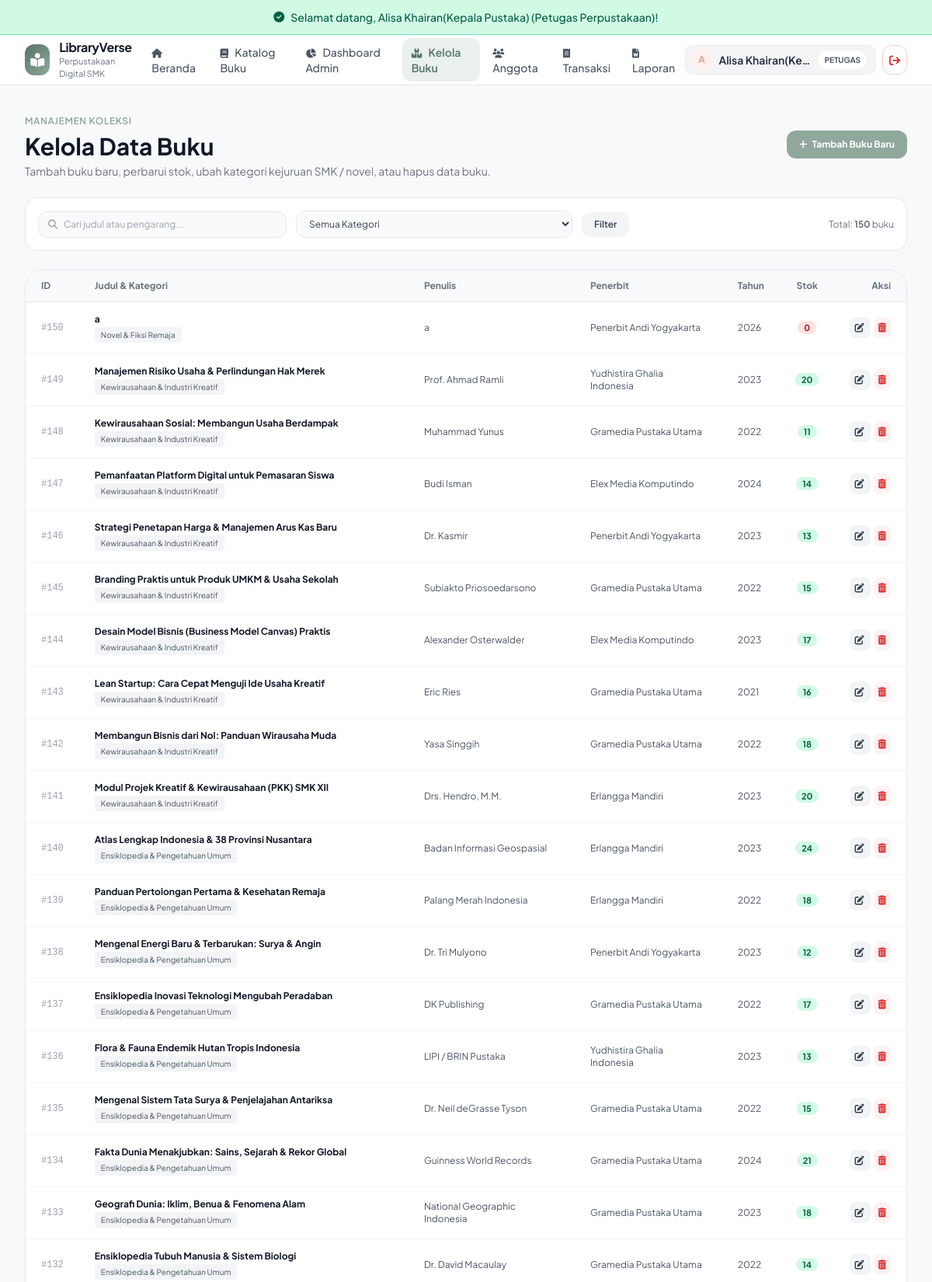
Screenshot of /index.php?c=buku&a=index (signed in, upper part) with the database file from the repository.
### tables this page shows
CREATE TABLE `buku` (
  `id_buku` int(11) NOT NULL,
  `judul` varchar(150) NOT NULL,
  `penulis` varchar(80) NOT NULL,
  `id_kategori` int(11) NOT NULL,
  `id_penerbit` int(11) NOT NULL,
  `tahun_terbit` year(4) NOT NULL,
  `stok` int(5) NOT NULL DEFAULT 0,
  `gambar` varchar(100) DEFAULT NULL
);

CREATE TABLE `kategori` (
  `id_kategori` int(11) NOT NULL,
  `nama_kategori` varchar(60) NOT NULL
);

CREATE TABLE `penerbit` (
  `id_penerbit` int(11) NOT NULL,
  `nama_penerbit` varchar(60) NOT NULL,
  `alamat` varchar(150) DEFAULT NULL,
  `telepon` varchar(20) DEFAULT NULL
);

### controller/BukuController.php (called while the page is built, shortened)
<?php
require_once __DIR__ . '/../model/Buku.php';
class BukuController extends Controller {
    public function index() {
        $bukuModel = new Buku();
        $search = trim($_GET['q'] ?? '');
        $kategoriId = !empty($_GET['kategori']) ? (int)$_GET['kategori'] : null;
        $books = $bukuModel->getAllWithDetails($search, $kategoriId);
        $kategoriModel = new Kategori();
        $categories = $kategoriModel->getAll();
        $data = [
            'pageTitle' => 'Kelola Koleksi Buku',
            'books' => $books,
            'categories' => $categories,
            'search' => $search,
            'selectedKategori' => $kategoriId
        ];
        $this->view('admin/buku/index', $data);
    }
}
?>

### config/Database.php (called while the page is built, shortened)
<?php
class Database {
    private $host = "sql103.infinityfree.com";
    private $user = "if0_42759950";
    private $pass = "N4VhNZeZ2y";
    private $dbname = "if0_42759950_xii_rpl_1_alisa_paket4";
    private $charset = "utf8mb4";
    private static $instance = null;
    private $dbh;
    private function __construct() {
        $dsn = "mysql:host=" . $this->host . ";dbname=" . $this->dbname . ";charset=" . $this->charset;
        $options = [
            PDO::ATTR_PERSISTENT => true,
            PDO::ATTR_ERRMODE => PDO::ERRMODE_EXCEPTION,
            PDO::ATTR_DEFAULT_FETCH_MODE => PDO::FETCH_ASSOC,
            PDO::ATTR_EMULATE_PREPARES => false,
        ];
        try {
            $this->dbh = new PDO($dsn, $this->user, $this->pass, $options);
        } catch (PDOException $e) {
            $this->error = $e->getMessage();
            die("Koneksi Database Gagal: " . $this->error . "<br>Pastikan database <b>xii_rpl_1_alisa_paket4</b> sudah di-import di phpMyAdmin!");
        }
    }
    public static function getInstance() {
        if (self::$instance === null) {
            self::$instance = new self();
        }
        return self::$instance;
    }
    public function getConnection() {
        return $this->dbh;
    }
}
?>

### model/Model.php (called while the page is built, shortened)
<?php
require_once __DIR__ . '/../config/Database.php';
abstract class Model {
    public function __construct() {
        $this->db = Database::getInstance()->getConnection();
    }
}

### model/Buku.php (called while the page is built, shortened)
<?php
require_once __DIR__ . '/Model.php';
class Buku extends Model {
    public function getAllWithDetails($search = '', $kategoriId = null) {
        $sql = "SELECT b.*, k.nama_kategori, p.nama_penerbit
                FROM buku b
                LEFT JOIN kategori k ON b.id_kategori = k.id_kategori
                LEFT JOIN penerbit p ON b.id_penerbit = p.id_penerbit
                WHERE 1=1";
        $params = [];
        $sql .= " ORDER BY b.id_buku DESC";
        $stmt = $this->db->prepare($sql);
        $stmt->execute($params);
        return $stmt->fetchAll();
    }
}
?>

### view/admin/buku/index.php (the view, shortened to what this page needs)
<div class="max-w-7xl mx-auto px-4 sm:px-6 lg:px-8 py-8 space-y-6">
    <div class="flex flex-col sm:flex-row sm:items-center justify-between gap-4">
        <div>
            <span class="text-xs font-semibold text-[#8FA89B] uppercase tracking-wider">Manajemen Koleksi</span>
            <h1 class="text-2xl sm:text-3xl font-bold text-gray-900 mt-1">Kelola Data Buku</h1>
            <p class="text-xs sm:text-sm text-gray-500 mt-1">
                Tambah buku baru, perbarui stok, ubah kategori kejuruan SMK / novel, atau hapus data buku.
            </p>
        </div>
        <a href="index.php?c=buku&a=tambah" class="px-4 py-2.5 rounded-xl bg-[#8FA89B] hover:bg-[#789687] text-white text-xs font-bold transition flex items-center gap-1.5 shadow-xs self-start sm:self-auto">
            <i class="fa-solid fa-plus"></i> Tambah Buku Baru
        </a>
    </div>
    <div class="bg-white rounded-2xl p-4 border border-gray-200 shadow-xs flex flex-col md:flex-row md:items-center justify-between gap-4">
        <form action="index.php" method="GET" class="flex-grow flex flex-col sm:flex-row items-center gap-3">
            <div class="w-full sm:w-80 flex items-center px-3 py-2 rounded-xl bg-gray-50 border border-gray-200 focus-within:bg-white focus-within:border-[#8FA89B] text-xs">
                <i class="fa-solid fa-magnifying-glass text-gray-400 mr-2"></i>
                <input type="text" name="q" value="<?= htmlspecialchars($search) ?>" placeholder="Cari judul atau pengarang..." class="w-full bg-transparent border-none focus:outline-none">
            </div>
            <select name="kategori" onchange="this.form.submit()" class="w-full sm:w-auto px-3 py-2 rounded-xl bg-gray-50 border border-gray-200 text-xs text-gray-700 focus:outline-none">
                <option value="">Semua Kategori</option>
            </select>
            <button type="submit" class="w-full sm:w-auto px-4 py-2 rounded-xl bg-gray-100 hover:bg-gray-200 text-gray-700 text-xs font-semibold transition">
                Filter
            </button>
        </form>
        <span class="text-xs text-gray-500 shrink-0">
            Total: <strong><?= count($books) ?></strong> buku
        </span>
    </div>
    <div class="bg-white rounded-3xl border border-gray-200 overflow-hidden shadow-xs">
        <div class="overflow-x-auto">
            <table class="w-full text-left text-xs text-gray-600">
                <thead class="bg-gray-50 text-gray-500 font-semibold border-b border-gray-200">
                    <tr>
                        <th class="px-5 py-3">ID</th>
                        <th class="px-5 py-3">Judul & Kategori</th>
                        <th class="px-5 py-3">Penulis</th>
                        <th class="px-5 py-3">Penerbit</th>
                        <th class="px-5 py-3">Tahun</th>
                        <th class="px-5 py-3 text-center">Stok</th>
                        <th class="px-5 py-3 text-right">Aksi</th>
                    </tr>
                </thead>
                <tbody class="divide-y divide-gray-100">
                    <?php if (empty($books)): ?>
                        <tr>
                            <td colspan="7" class="px-5 py-8 text-center text-gray-400">Tidak ada data buku yang sesuai.</td>
                        </tr>
                    <?php else: ?>
                        <?php foreach ($books as $b): ?>
                            <tr class="hover:bg-gray-50/50 transition">
                                <td class="px-5 py-3.5 font-mono text-gray-400">#<?= $b['id_buku'] ?></td>
                                <td class="px-5 py-3.5">
                                    <strong class="text-gray-900 block text-xs"><?= htmlspecialchars($b['judul']) ?></strong>
                                    <span class="inline-block mt-0.5 px-2 py-0.5 rounded bg-gray-100 text-gray-600 text-[10px]">
                                        <?= htmlspecialchars($b['nama_kategori'] ?? 'Umum') ?>
                                    </span>
                                </td>
                                <td class="px-5 py-3.5"><?= htmlspecialchars($b['penulis']) ?></td>
                                <td class="px-5 py-3.5"><?= htmlspecialchars($b['nama_penerbit'] ?? '-') ?></td>
                                <td class="px-5 py-3.5"><?= $b['tahun_terbit'] ?></td>
                                <td class="px-5 py-3.5 text-center">
                                    <span class="px-2 py-0.5 rounded-full text-[11px] font-bold <?= $b['stok'] > 0 ? 'bg-emerald-100 text-emerald-800' : 'bg-red-100 text-red-800' ?>">
                                        <?= $b['stok'] ?>
                                    </span>
                                </td>
                                <td class="px-5 py-3.5 text-right space-x-1 whitespace-nowrap">
                                    <a href="index.php?c=buku&a=edit&id=<?= $b['id_buku'] ?>" class="p-1.5 rounded-lg bg-gray-100 hover:bg-gray-200 text-gray-700 transition" title="Edit Buku">
                                        <i class="fa-solid fa-pen-to-square"></i>
                                    </a>
                                    <a href="index.php?c=buku&a=hapus&id=<?= $b['id_buku'] ?>" onclick="return confirm('Apakah Anda yakin ingin menghapus buku ini?');" class="p-1.5 rounded-lg bg-red-50 hover:bg-red-100 text-red-600 transition" title="Hapus Buku">
                                        <i class="fa-solid fa-trash-can"></i>
                                    </a>
                                </td>
                            </tr>
                        <?php endforeach; ?>
                    <?php endif; ?>
                </tbody>
            </table>
        </div>
    </div>
</div>

### view/templates/header.php (style rules this page uses)
body { font-family: 'Plus Jakarta Sans', sans-serif; background-color: #F8F9FA; color: #2D3748; }

### rows the page displays
buku: id_buku "150", judul "a", id_kategori.nama_kategori "Novel & Fiksi Remaja", penulis "a", id_penerbit.nama_penerbit "Penerbit Andi Yogyakarta", tahun_terbit "2026", stok "0"
buku: id_buku "149", judul "Manajemen Risiko Usaha & Perlindungan Hak Merek", id_kategori.nama_kategori "Kewirausahaan & Industri Kreatif", penulis "Prof. Ahmad Ramli", id_penerbit.nama_penerbit "Yudhistira Ghalia Indonesia", tahun_terbit "2023", stok "20"
buku: id_buku "148", judul "Kewirausahaan Sosial: Membangun Usaha Berdampak", id_kategori.nama_kategori "Kewirausahaan & Industri Kreatif", penulis "Muhammad Yunus", id_penerbit.nama_penerbit "Gramedia Pustaka Utama", tahun_terbit "2022", stok "11"
buku: id_buku "147", judul "Pemanfaatan Platform Digital untuk Pemasaran Siswa", id_kategori.nama_kategori "Kewirausahaan & Industri Kreatif", penulis "Budi Isman", id_penerbit.nama_penerbit "Elex Media Komputindo", tahun_terbit "2024", stok "14"
buku: id_buku "146", judul "Strategi Penetapan Harga & Manajemen Arus Kas Baru", id_kategori.nama_kategori "Kewirausahaan & Industri Kreatif", penulis "Dr. Kasmir", id_penerbit.nama_penerbit "Penerbit Andi Yogyakarta", tahun_terbit "2023", stok "13"
buku: id_buku "145", judul "Branding Praktis untuk Produk UMKM & Usaha Sekolah", id_kategori.nama_kategori "Kewirausahaan & Industri Kreatif", penulis "Subiakto Priosoedarsono", id_penerbit.nama_penerbit "Gramedia Pustaka Utama", tahun_terbit "2022", stok "15"
buku: id_buku "144", judul "Desain Model Bisnis (Business Model Canvas) Praktis", id_kategori.nama_kategori "Kewirausahaan & Industri Kreatif", penulis "Alexander Osterwalder", id_penerbit.nama_penerbit "Elex Media Komputindo", tahun_terbit "2023", stok "17"
buku: id_buku "143", judul "Lean Startup: Cara Cepat Menguji Ide Usaha Kreatif", id_kategori.nama_kategori "Kewirausahaan & Industri Kreatif", penulis "Eric Ries", id_penerbit.nama_penerbit "Gramedia Pustaka Utama", tahun_terbit "2021", stok "16"
buku: id_buku "142", judul "Membangun Bisnis dari Nol: Panduan Wirausaha Muda", id_kategori.nama_kategori "Kewirausahaan & Industri Kreatif", penulis "Yasa Singgih", id_penerbit.nama_penerbit "Gramedia Pustaka Utama", tahun_terbit "2022", stok "18"
buku: id_buku "141", judul "Modul Projek Kreatif & Kewirausahaan (PKK) SMK XII", id_kategori.nama_kategori "Kewirausahaan & Industri Kreatif", penulis "Drs. Hendro, M.M.", id_penerbit.nama_penerbit "Erlangga Mandiri", tahun_terbit "2023", stok "20"
buku: id_buku "140", judul "Atlas Lengkap Indonesia & 38 Provinsi Nusantara", id_kategori.nama_kategori "Ensiklopedia & Pengetahuan Umum", penulis "Badan Informasi Geospasial", id_penerbit.nama_penerbit "Erlangga Mandiri", tahun_terbit "2023", stok "24"
buku: id_buku "139", judul "Panduan Pertolongan Pertama & Kesehatan Remaja", id_kategori.nama_kategori "Ensiklopedia & Pengetahuan Umum", penulis "Palang Merah Indonesia", id_penerbit.nama_penerbit "Erlangga Mandiri", tahun_terbit "2022", stok "18"
buku: id_buku "138", judul "Mengenal Energi Baru & Terbarukan: Surya & Angin", id_kategori.nama_kategori "Ensiklopedia & Pengetahuan Umum", penulis "Dr. Tri Mulyono", id_penerbit.nama_penerbit "Penerbit Andi Yogyakarta", tahun_terbit "2023", stok "12"
buku: id_buku "137", judul "Ensiklopedia Inovasi Teknologi Mengubah Peradaban", id_kategori.nama_kategori "Ensiklopedia & Pengetahuan Umum", penulis "DK Publishing", id_penerbit.nama_penerbit "Gramedia Pustaka Utama", tahun_terbit "2022", stok "17"
buku: id_buku "136", judul "Flora & Fauna Endemik Hutan Tropis Indonesia", id_kategori.nama_kategori "Ensiklopedia & Pengetahuan Umum", penulis "LIPI / BRIN Pustaka", id_penerbit.nama_penerbit "Yudhistira Ghalia Indonesia", tahun_terbit "2023", stok "13"
buku: id_buku "135", judul "Mengenal Sistem Tata Surya & Penjelajahan Antariksa", id_kategori.nama_kategori "Ensiklopedia & Pengetahuan Umum", penulis "Dr. Neil deGrasse Tyson", id_penerbit.nama_penerbit "Gramedia Pustaka Utama", tahun_terbit "2022", stok "15"
buku: id_buku "134", judul "Fakta Dunia Menakjubkan: Sains, Sejarah & Rekor Global", id_kategori.nama_kategori "Ensiklopedia & Pengetahuan Umum", penulis "Guinness World Records", id_penerbit.nama_penerbit "Gramedia Pustaka Utama", tahun_terbit "2024", stok "21"
buku: id_buku "133", judul "Geografi Dunia: Iklim, Benua & Fenomena Alam", id_kategori.nama_kategori "Ensiklopedia & Pengetahuan Umum", penulis "National Geographic Indonesia", id_penerbit.nama_penerbit "Gramedia Pustaka Utama", tahun_terbit "2023", stok "18"
buku: id_buku "132", judul "Ensiklopedia Tubuh Manusia & Sistem Biologi", id_kategori.nama_kategori "Ensiklopedia & Pengetahuan Umum", penulis "Dr. David Macaulay", id_penerbit.nama_penerbit "Gramedia Pustaka Utama", tahun_terbit "2022", stok "14"

### other values shown
$flash['message'] "Selamat datang, Alisa Khairan(Kepala Pustaka) (Petugas Perpustakaan)!"
substr($userName, 0, 1) "A"
$userName "Alisa Khairan(Ke…"
count($books) "150"
